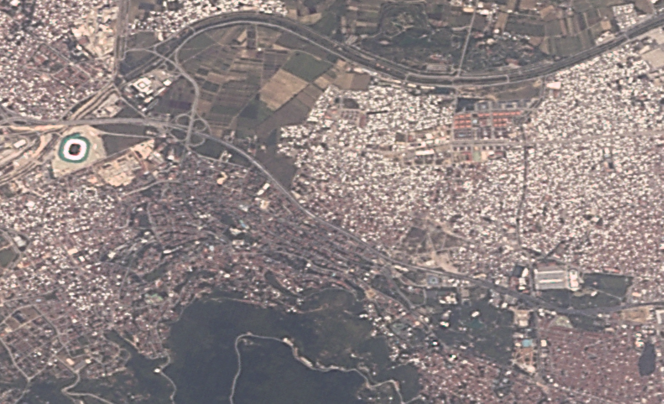
#> input picture Ekran görüntüsü 2025-07-24 140404.png, 1327 x 807 px, found by its file name (shown at 1/2 size)
$ jupyter execute main.ipynb.ipynb
#> lines starting #> are read from the running program, lines starting #| are printed output that depends on the picture; after the words box and inside, x2 and y2 are one past the last pixel; in counts of white or black regions, pixels touching at a corner belong together
[cell 1]
import cv2
import numpy as np
import matplotlib.pyplot as plt
from skimage import morphology

[cell 2]
# Görselleri yükleyelim
image1_path = "/content/Ekran görüntüsü 2025-07-24 140404.png"
image2_path = "/content/Ekran görüntüsü 2025-07-24 140339.png"

[cell 3]
img1 = cv2.imread(image1_path)
#> img1 is the input picture: shape (807, 1327, 3); mean B, G, R 129.7, 130.3, 142
img2 = cv2.imread(image2_path)
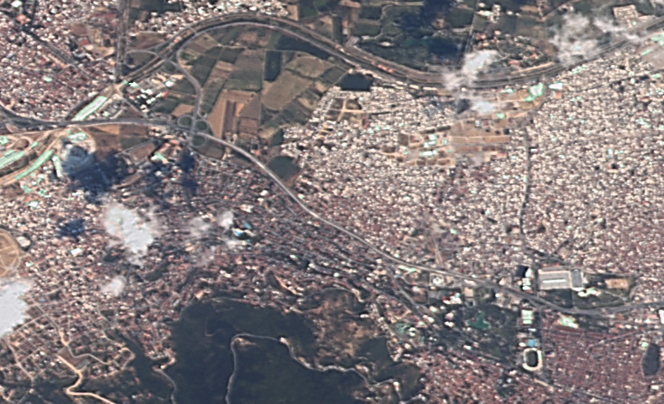
#> input picture Ekran görüntüsü 2025-07-24 140339.png, 1328 x 807 px, found by its file name (shown at 1/2 size)
#> img2 is the input picture: shape (807, 1328, 3); mean B, G, R 123.8, 123, 132.5

[cell 4]
# Görselleri aynı boyuta getirdim
img2 = cv2.resize(img2, (img1.shape[1], img1.shape[0]))
#> img2: shape (807, 1327, 3)

[cell 5]
# Renkleri RGB'ye çevirdim
img1_rgb = cv2.cvtColor(img1, cv2.COLOR_BGR2RGB)
img2_rgb = cv2.cvtColor(img2, cv2.COLOR_BGR2RGB)

[cell 6]
# Mutlak fark aldım (basit değişiklik tespiti için)
diff = cv2.absdiff(img1, img2)
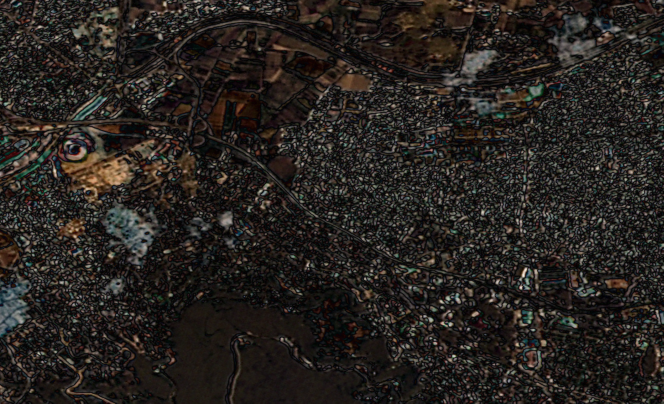
#> diff: shape (807, 1327, 3) (shown at 1/2 size); mean B, G, R 31.2, 34.6, 38.8

[cell 7]
# Grayscale'e çevirdim
gray_diff = cv2.cvtColor(diff, cv2.COLOR_BGR2GRAY)
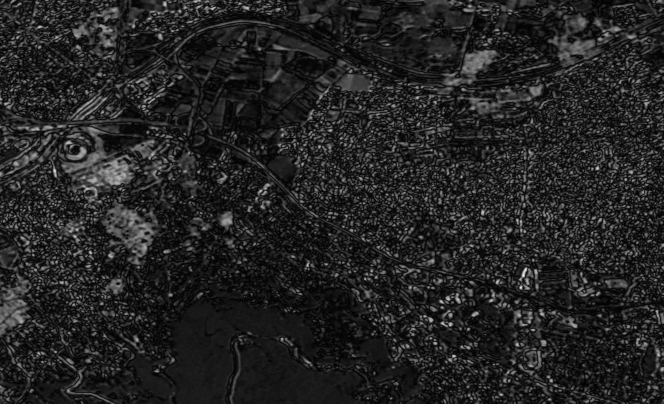
#> gray_diff: shape (807, 1327) (shown at 1/2 size); min 0, max 238, mean 35.5

[cell 8]
_, thresh = cv2.threshold(gray_diff, 30, 255, cv2.THRESH_BINARY)
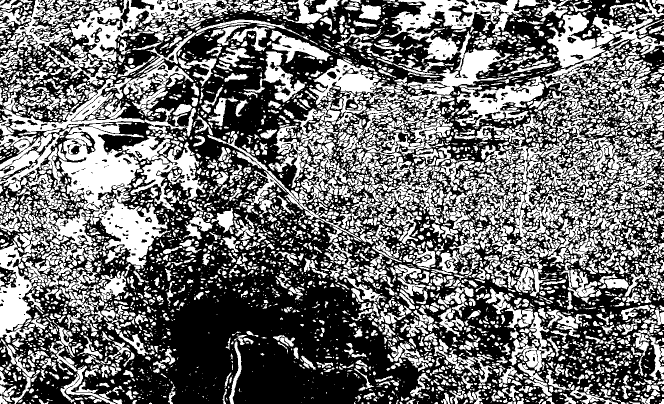
#> thresh: shape (807, 1327) (shown at 1/2 size); 44% white; 5753 white regions (3224 under 20 px), largest, box (x1, y1, x2, y2) and area: (118, 245, 341, 434) 17644, (13, 0, 457, 123) 15741, (0, 249, 186, 491) 10975

[cell 9]
# Küçük gürültüleri temizledim
kernel = np.ones((5,5), np.uint8)
cleaned = cv2.morphologyEx(thresh, cv2.MORPH_OPEN, kernel)
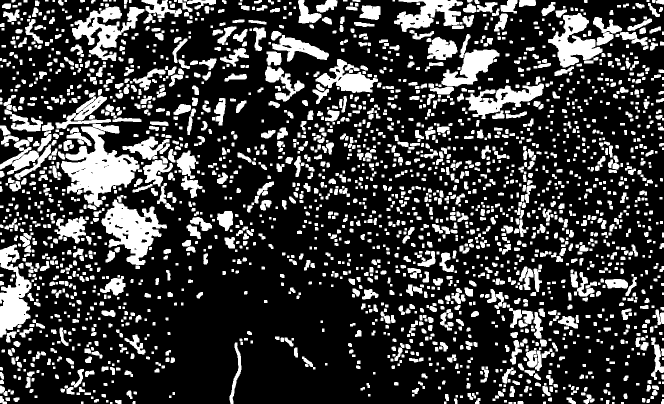
#> cleaned: shape (807, 1327) (shown at 1/2 size); 23.9% white; 2391 white regions (17 under 20 px)

[cell 10]
# Kontur bulma ve değişiklik alanlarını işaretleme
contours, _ = cv2.findContours(cleaned, cv2.RETR_EXTERNAL, cv2.CHAIN_APPROX_SIMPLE)
#> contours = 2391 contours, 484 with area under 20; largest, box (x1, y1, x2, y2) and area: (122, 248, 279, 414) 11654, (203, 399, 334, 530) 8232, (0, 489, 63, 675) 6066, (144, 13, 289, 122) 5835, (1096, 26, 1205, 135) 5218
output = img2_rgb.copy()
cv2.drawContours(output, contours, -1, (255, 0, 0), 2)
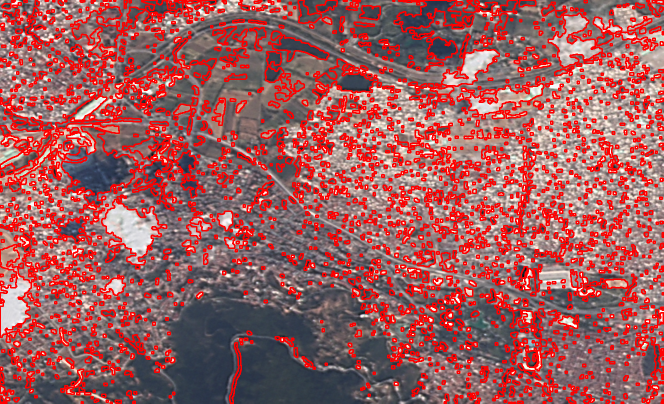
#> output: shape (807, 1327, 3) (shown at 1/2 size); mean R, G, B 159.3, 92.4, 93.4

[cell 11]
# Görselleri göster
plt.figure(figsize=(20,10))
plt.subplot(1, 3, 1)
plt.title("Görüntü 2020")
plt.imshow(img1_rgb)
plt.axis("off")

[cell 12]
plt.subplot(1, 3, 2)
plt.title("Görüntü 2012")
plt.imshow(img2_rgb)
plt.axis("off")

[cell 13]
plt.subplot(1, 3, 3)
plt.title("Tespit Edilen Değişiklikler")
plt.imshow(output)
plt.axis("off")

[cell 14]
plt.tight_layout()
plt.show()

[cell 15]
# Kırmızı maske oluşturma (aynı boyutta)
red_mask = np.zeros_like(img1_rgb)
red_mask[:, :, 0] = cleaned  # sadece kırmızı kanalı
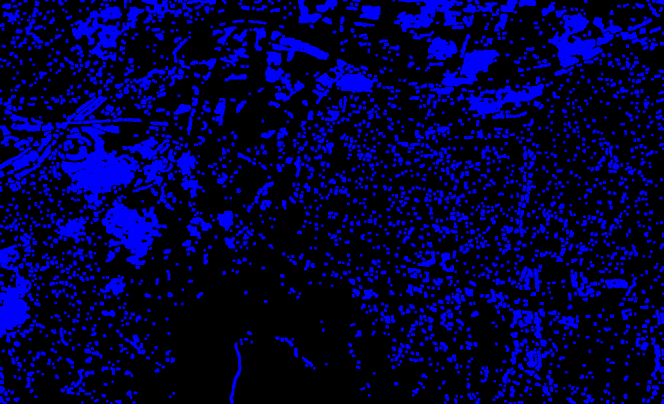
#> red_mask: shape (807, 1327, 3) (shown at 1/2 size); mean of channels 0, 1, 2 60.9, 0, 0; drawn as B, G, R

# Bindirme (alpha blending)
overlay = cv2.addWeighted(img1_rgb, 1, red_mask, 0.5, 0)
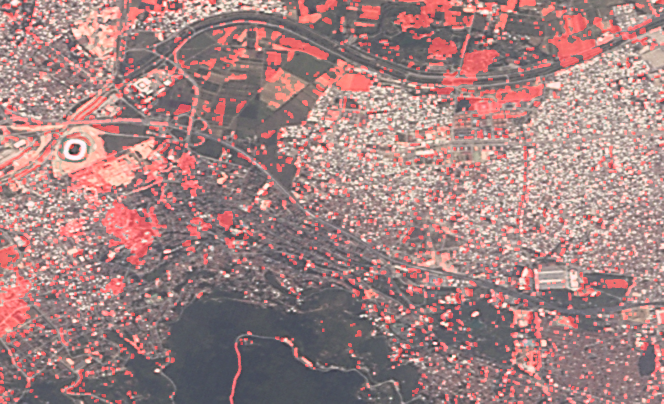
#> overlay: shape (807, 1327, 3) (shown at 1/2 size); mean R, G, B 164, 130.3, 129.7

# Görseli göster
plt.figure(figsize=(10, 10))
plt.title("2020 Görüntüsü Üzerine Değişiklik Maskesi")
plt.imshow(overlay)
plt.axis("off")
plt.show()

[cell 16]
# 1. Değişiklik bölgesi sayısı
num_changes = len(contours)
#> num_changes = 2391
print(f"Toplam değişiklik bölgesi sayısı: {num_changes}")
#| Toplam değişiklik bölgesi sayısı: 2391

# 2. Her bir bölgenin alanını hesapladım
areas = [cv2.contourArea(cnt) for cnt in contours]
#> areas = 2391 values, max 11654 at index 1721, min 8 at index 1, mean 89.77
total_area = sum(areas)
#> total_area = 214645

print(f"Toplam değişiklik alanı (piksel cinsinden): {total_area:.2f}")
#| Toplam değişiklik alanı (piksel cinsinden): 214645.00
print(f"Ortalama değişiklik alanı: {np.mean(areas):.2f}")
#| Ortalama değişiklik alanı: 89.77
print(f"En büyük değişiklik alanı: {np.max(areas):.2f}")
#| En büyük değişiklik alanı: 11654.00
print(f"En küçük değişiklik alanı: {np.min(areas):.2f}")
#| En küçük değişiklik alanı: 8.00
